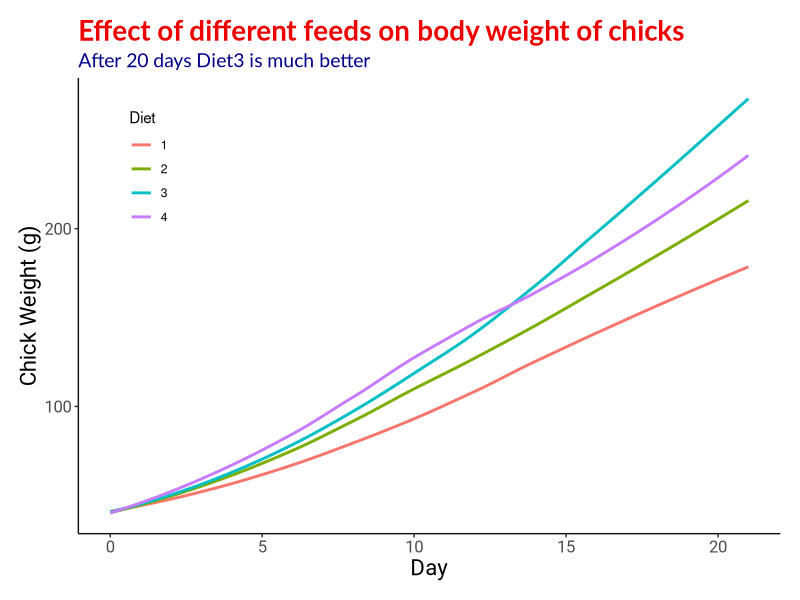

The R script that drew this image:
## ---- chunk 1

library(tidyverse)
df <- tibble(ChickWeight)
ggplot(df, aes(Time, weight, group = Diet, color = Diet)) +
  geom_smooth(aes(group = Diet), se = FALSE) +
  theme(
    axis.title = element_text(size = 16, family = "Roboto"),
    axis.text.x = element_text(size = 12, family = "Roboto"),
    axis.text.y = element_text(size = 12, family = "Roboto"),
    plot.title = element_text(size = 20, face = "bold", color = "red2", family = "Lato"),
    plot.subtitle = element_text(size = 14, color = "blue4", family = "Lato"),
    axis.line.x = element_line(color = "gray8"),
    axis.line.y = element_line(color = "gray8"),
    panel.background = element_rect(fill = "white"),
    plot.background = element_rect(fill = "white"),
    legend.position = c(0.1, 0.8),
    legend.background = element_rect(fill = NA),
    legend.key = element_rect(fill = NA),
    plot.margin = unit(c(.5, .5, .5, .5), "cm")
  ) +
  labs(
    title = "Effect of different feeds on body weight of chicks",
    subtitle = "After 20 days Diet3 is much better ",
    y = "Chick Weight (g)",
    x = "Day"
  )
# ggsave(filename = "ChickWeight.pdf", plot = last_plot(), height = 6, width = 8)
## ---- chunk 2

# pdftools::pdf_convert(
#   pdf = "ChickWeight.pdf",
#   filenames = "ChickWeight.png",
#   format = "png", 
#   dpi = 200
# )
